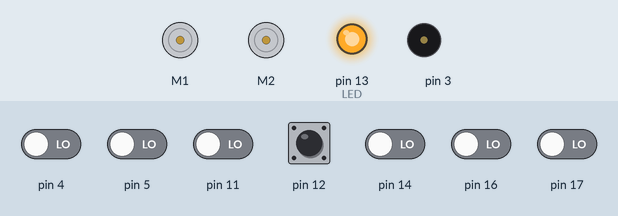
Simulated run of this sketch. Board: Arduino Uno, built with avr-gcc and run on an emulated ATmega328P. On the bench: 2 × DC motor (green arrow = forward, orange = backward, longer = faster), output pins drawn as LEDs (lit = HIGH), buzzer (waves = sounding). The inputs (shaded band) are chosen by the test bench; at power-on: pin 12 HIGH, pin 4, pin 5, pin 11, pin 14, pin 16, pin 17 LOW.

Above: at 0.8 s.
0.9 s: pin 12 pulled LOW for 0.15 s
At 1.6 s:
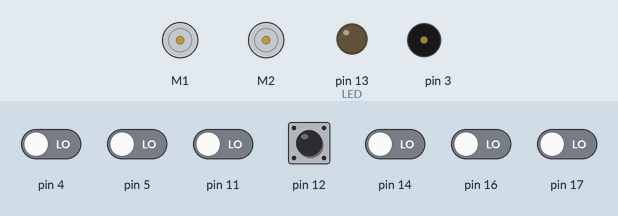
3.9 s: pin 4 driven HIGH
At 4.9 s:
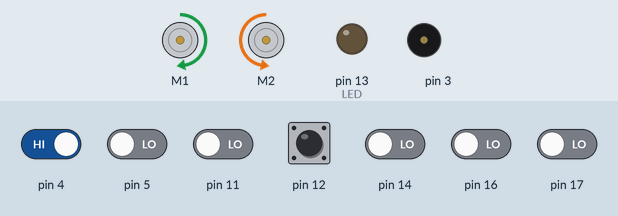
6.9 s: pin 12 pulled LOW for 1 s
At 8.7 s:
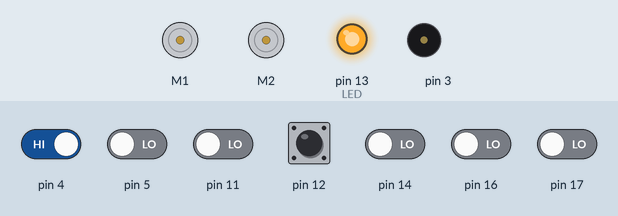
9.4 s: pin 12 pulled LOW for 0.15 s
At 10.35 s:
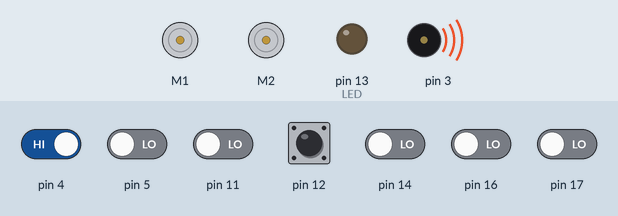
12.5 s: pin 4 driven LOW
At 14.0 s:
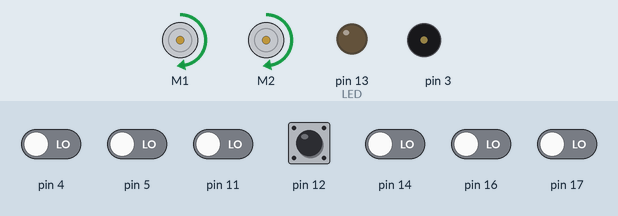
14.3 s: pin 5 driven HIGH
At 14.65 s:
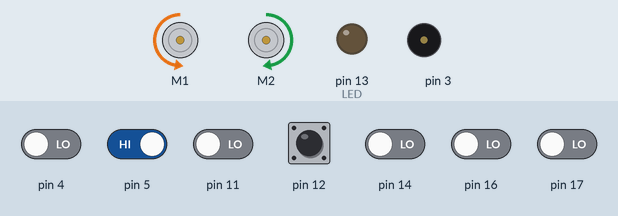
Timing chart, 0 to 18.3 s (numbered marks = the images above; inputs shaded):
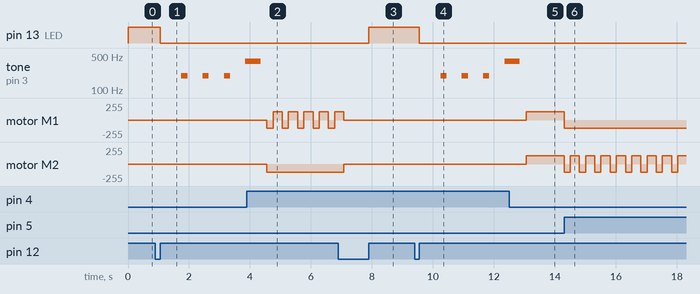

The sketch:

ZumoOpsCheck.ino
```cpp
/**************************************************************************
 * Test program for the Zumo Robot for Arduino, v 1.2. This program tests
 * the Zumo's motors, line sensors, and buzzer, and is intended to work
 * on a Sumo ring playfield that has a WHITE BACKGROUND and BLACK LINES.
 * Note that you may have to adjust the QTR_THRESHOLD depending on lighting
 * conditions, but a value of 900 seems to work well in the lab.
 *
 * Once the program is loaded, turn on the Zumo and check that the red and
 * blue rear LED running lights are on, as well as the yellow/orange LED
 * near the right rear running lights. Next, place the Zumo inside the
 * Sumo ring and press the pushbutton switch near the On/Off switch. The
 * yellow/orange LED should immediately go out, and after a short pause
 * four beep tones should be heard. Immediately after the fourth tone,
 * the Zumo should begin moving, heading towards the edge of the ring.
 * Once it crosses onto the black outer ring it should immediately back
 * up, turn, and head towards another part of the ring. Pressing the
 * pushbutton while the Zumo is moving will immediately stop the Zumo
 * and re-light the yellow/orange LED, indicating that Zumo is waiting
 * for a pushbutton press to repeat the tones and begin moving again.
 **************************************************************************/

#include <Wire.h>
#include <ZumoShield.h>

#define LED 13

// this might need to be tuned for different lighting conditions, surfaces, etc.
//#define QTR_THRESHOLD  1500 // microseconds (default)
#define QTR_THRESHOLD  900 // microseconds

// these might need to be tuned for different motor types
#define REVERSE_SPEED     200 // 0 is stopped, 400 is full speed
#define TURN_SPEED        200
#define FORWARD_SPEED     200
#define REVERSE_DURATION  200 // ms
#define TURN_DURATION     300 // ms

ZumoBuzzer buzzer;
ZumoMotors motors;
Pushbutton button(ZUMO_BUTTON); // pushbutton on pin 12

#define NUM_SENSORS 6
unsigned int sensor_values[NUM_SENSORS];

ZumoReflectanceSensorArray sensors(QTR_NO_EMITTER_PIN);

void waitForButtonAndCountDown()
{
  digitalWrite(LED, HIGH);
  button.waitForButton();
  digitalWrite(LED, LOW);

  // play audible countdown
  for (int i = 0; i < 3; i++)
  {
    delay(700);
    buzzer.playNote(NOTE_G(3), 200, 15);
  }
  delay(700);
  buzzer.playNote(NOTE_G(4), 500, 15);
  delay(700);
}

void setup()
{
  // uncomment if necessary to correct motor directions
  //motors.flipLeftMotor(true);
  //motors.flipRightMotor(true);

  pinMode(LED, HIGH);

  waitForButtonAndCountDown();
}

void loop()
{
  if (button.isPressed())
  {
    // if button is pressed, stop and wait for another press to go again
    motors.setSpeeds(0, 0);
    button.waitForRelease();
    waitForButtonAndCountDown();
  }


  sensors.read(sensor_values);

//  if (sensor_values[0] < QTR_THRESHOLD) // detect white
  if (sensor_values[0] > QTR_THRESHOLD) // detect black
  {
    // if leftmost sensor detects line, reverse and turn to the right
    motors.setSpeeds(-REVERSE_SPEED, -REVERSE_SPEED);
    delay(REVERSE_DURATION);
    motors.setSpeeds(TURN_SPEED, -TURN_SPEED);
    delay(TURN_DURATION);
    motors.setSpeeds(FORWARD_SPEED, FORWARD_SPEED);
  }
//  else if (sensor_values[5] < QTR_THRESHOLD) // detect white
  else if (sensor_values[5] > QTR_THRESHOLD) // detect black
  {
    // if rightmost sensor detects line, reverse and turn to the left
    motors.setSpeeds(-REVERSE_SPEED, -REVERSE_SPEED);
    delay(REVERSE_DURATION);
    motors.setSpeeds(-TURN_SPEED, TURN_SPEED);
    delay(TURN_DURATION);
    motors.setSpeeds(FORWARD_SPEED, FORWARD_SPEED);
  }
  else
  {
    // otherwise, go straight
    motors.setSpeeds(FORWARD_SPEED, FORWARD_SPEED);
  }
}
```

Measured:
- after the input at 0.9 s, pin 13 (LED): HIGH → LOW after 0.15 s; tone on pin 3: silent → 195 Hz after 0.85 s, then repeats every 0.70 s: silent 0.50 s, 195 Hz 0.20 s
- after the input at 3.9 s, motor M2: stopped → backward 127/255 after 0.66 s
- after the input at 6.9 s, pin 13 (LED): LOW → HIGH after 1.0 s; motor M2: backward 127/255 → stopped after 0.17 s
- after the input at 9.4 s, pin 13 (LED): HIGH → LOW after 0.15 s; tone on pin 3: silent → 195 Hz after 0.85 s, then repeats every 0.70 s: silent 0.50 s, 195 Hz 0.20 s
- after the input at 12.5 s, motor M2: stopped → forward 127/255 after 0.56 s
- after the input at 14.3 s, motor M1: forward 127/255 → backward 127/255 at once; motor M2: alternates forward 127/255 for 0.30 s and backward 127/255 for 0.20 s, starting at once
- by itself, motor M1: alternates forward 127/255 for 0.30 s and backward 127/255 for 0.20 s
